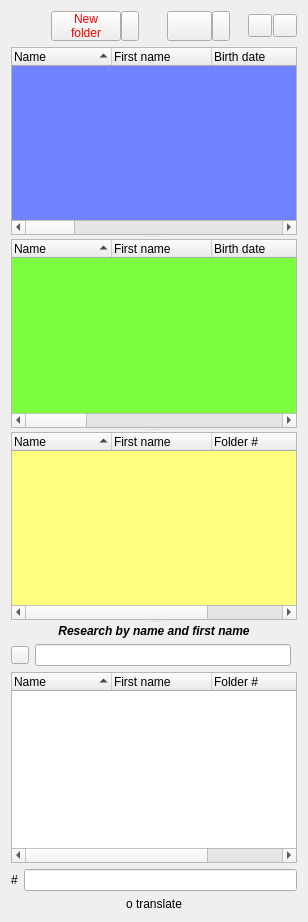
          <widget class="QWidget" name="layoutWidget_1">
           <layout class="QGridLayout" name="layoutNumDoss">
            <item row="1" column="0">
             <layout class="QGridLayout" name="_2">
              <item row="1" column="0">
               <widget class="QSplitter" name="splitter_listPatient">
                <property name="orientation">
                 <enum>Qt::Vertical</enum>
                </property>
                <widget class="QSplitter" name="splitter_">
                 <property name="orientation">
                  <enum>Qt::Vertical</enum>
                 </property>
                 <widget class="QTreeWidget" name="listView_Sigems">
                  <property name="palette">
                   <palette>
                    <active>
                     <colorrole role="Base">
                      <brush brushstyle="SolidPattern">
                       <color alpha="255">
                        <red>111</red>
                        <green>130</green>
                        <blue>255</blue>
                       </color>
                      </brush>
                     </colorrole>
                    </active>
                    <inactive>
                     <colorrole role="Base">
                      <brush brushstyle="SolidPattern">
                       <color alpha="255">
                        <red>111</red>
                        <green>130</green>
                        <blue>255</blue>
                       </color>
                      </brush>
                     </colorrole>
                    </inactive>
                    <disabled>
                     <colorrole role="Base">
                      <brush brushstyle="SolidPattern">
                       <color alpha="255">
                        <red>255</red>
                        <green>255</green>
                        <blue>255</blue>
                       </color>
                      </brush>
                     </colorrole>
                    </disabled>
                   </palette>
                  </property>
                  <property name="rootIsDecorated">
                   <bool>false</bool>
                  </property>
                  <property name="sortingEnabled">
                   <bool>true</bool>
                  </property>
                  <column>
                   <property name="text">
                    <string>Name</string>
                   </property>
                   <property name="font">
                    <font>
                     <pointsize>9</pointsize>
                    </font>
                   </property>
                  </column>
                  <column>
                   <property name="text">
                    <string>First name</string>
                   </property>
                   <property name="font">
                    <font>
                     <pointsize>9</pointsize>
                    </font>
                   </property>
                  </column>
                  <column>
                   <property name="text">
                    <string>Birth date</string>
                   </property>
                   <property name="font">
                    <font>
                     <pointsize>9</pointsize>
                    </font>
                   </property>
                  </column>
                  <column>
                   <property name="text">
                    <string>Num SS</string>
                   </property>
                   <property name="font">
                    <font>
                     <pointsize>9</pointsize>
                    </font>
                   </property>
                  </column>
                  <column>
                   <property name="text">
                    <string>Gem rank</string>
                   </property>
                   <property name="font">
                    <font>
                     <pointsize>9</pointsize>
                    </font>
                   </property>
                  </column>
                  <column>
                   <property name="text">
                    <string>Qu ayant droit</string>
                   </property>
                   <property name="font">
                    <font>
                     <pointsize>9</pointsize>
                    </font>
                   </property>
                  </column>
                  <column>
                   <property name="text">
                    <string>Folder #</string>
                   </property>
                   <property name="font">
                    <font>
                     <pointsize>9</pointsize>
                    </font>
                   </property>
                  </column>
                  <column>
                   <property name="text">
                    <string>GUID</string>
                   </property>
                   <property name="font">
                    <font>
                     <pointsize>9</pointsize>
                    </font>
                   </property>
                  </column>
                  <column>
                   <property name="text">
                    <string>Occurrence</string>
                   </property>
                   <property name="font">
                    <font>
                     <pointsize>9</pointsize>
                    </font>
                   </property>
                  </column>
                  <column>
                   <property name="text">
                    <string>DroitsDeb</string>
                   </property>
                  </column>
                  <column>
                   <property name="text">
                    <string>DroitsFin</string>
                   </property>
                  </column>
                  <column>
                   <property name="text">
                    <string>CAS</string>
                   </property>
                  </column>
                  <column>
                   <property name="text">
                    <string>PK Entree Sigems</string>
                   </property>
                  </column>
                  <column>
                   <property name="text">
                    <string>Date PEC</string>
                   </property>
                  </column>
                  <column>
                   <property name="text">
                    <string>Num_Pat Sigems</string>
                   </property>
                  </column>
                 </widget>
                 <widget class="QTreeWidget" name="listView_Vitale">
                  <property name="palette">
                   <palette>
                    <active>
                     <colorrole role="Base">
                      <brush brushstyle="SolidPattern">
                       <color alpha="255">
                        <red>123</red>
                        <green>255</green>
                        <blue>62</blue>
                       </color>
                      </brush>
                     </colorrole>
                    </active>
                    <inactive>
                     <colorrole role="Base">
                      <brush brushstyle="SolidPattern">
                       <color alpha="255">
                        <red>123</red>
                        <green>255</green>
                        <blue>62</blue>
                       </color>
                      </brush>
                     </colorrole>
                    </inactive>
                    <disabled>
                     <colorrole role="Base">
                      <brush brushstyle="SolidPattern">
                       <color alpha="255">
                        <red>255</red>
                        <green>255</green>
                        <blue>255</blue>
                       </color>
                      </brush>
                     </colorrole>
                    </disabled>
                   </palette>
                  </property>
                  <property name="rootIsDecorated">
                   <bool>false</bool>
                  </property>
                  <property name="sortingEnabled">
                   <bool>true</bool>
                  </property>
                  <column>
                   <property name="text">
                    <string>Name</string>
                   </property>
                   <property name="font">
                    <font>
                     <pointsize>9</pointsize>
                    </font>
                   </property>
                  </column>
                  <column>
                   <property name="text">
                    <string>First name</string>
                   </property>
                   <property name="font">
                    <font>
                     <pointsize>9</pointsize>
                    </font>
                   </property>
                  </column>
                  <column>
                   <property name="text">
                    <string>Birth date</string>
                   </property>
                   <property name="font">
                    <font>
                     <pointsize>9</pointsize>
                    </font>
                   </property>
                  </column>
                  <column>
                   <property name="text">
                    <string>Num SS</string>
                   </property>
                   <property name="font">
                    <font>
                     <pointsize>9</pointsize>
                    </font>
                   </property>
                  </column>
                  <column>
                   <property name="text">
                    <string>Gem rank</string>
                   </property>
                   <property name="font">
                    <font>
                     <pointsize>9</pointsize>
                    </font>
                   </property>
                  </column>
                  <column>
                   <property name="text">
                    <string>Qu ayant droit</string>
                   </property>
                   <property name="font">
                    <font>
                     <pointsize>9</pointsize>
                    </font>
                   </property>
                  </column>
                  <column>
                   <property name="text">
                    <string>Folder #</string>
                   </property>
                   <property name="font">
                    <font>
                     <pointsize>9</pointsize>
                    </font>
                   </property>
                  </column>
                  <column>
                   <property name="text">
                    <string>GUID</string>
                   </property>
                   <property name="font">
                    <font>
                     <pointsize>9</pointsize>
                    </font>
                   </property>
                  </column>
                  <column>
                   <property name="text">
                    <string>Occurrence</string>
                   </property>
                   <property name="font">
                    <font>
                     <pointsize>9</pointsize>
                    </font>
                   </property>
                  </column>
                  <column>
                   <property name="text">
                    <string>DroitsDeb</string>
                   </property>
                  </column>
                  <column>
                   <property name="text">
                    <string>DroitsFin</string>
                   </property>
                  </column>
                  <column>
                   <property name="text">
                    <string>CAS</string>
                   </property>
                  </column>
                 </widget>
                 <widget class="QTreeWidget" name="listView_Doublons">
                  <property name="palette">
                   <palette>
                    <active>
                     <colorrole role="Base">
                      <brush brushstyle="SolidPattern">
                       <color alpha="255">
                        <red>255</red>
                        <green>255</green>
                        <blue>127</blue>
                       </color>
                      </brush>
                     </colorrole>
                    </active>
                    <inactive>
                     <colorrole role="Base">
                      <brush brushstyle="SolidPattern">
                       <color alpha="255">
                        <red>255</red>
                        <green>255</green>
                        <blue>127</blue>
                       </color>
                      </brush>
                     </colorrole>
                    </inactive>
                    <disabled>
                     <colorrole role="Base">
                      <brush brushstyle="SolidPattern">
                       <color alpha="255">
                        <red>255</red>
                        <green>255</green>
                        <blue>255</blue>
                       </color>
                      </brush>
                     </colorrole>
                    </disabled>
                   </palette>
                  </property>
                  <property name="toolTip">
                   <string>Duplicates resolution list</string>
                  </property>
                  <property name="rootIsDecorated">
                   <bool>false</bool>
                  </property>
                  <property name="sortingEnabled">
                   <bool>true</bool>
                  </property>
                  <column>
                   <property name="text">
                    <string>Name</string>
                   </property>
                   <property name="font">
                    <font>
                     <pointsize>9</pointsize>
                    </font>
                   </property>
                  </column>
                  <column>
                   <property name="text">
                    <string>First name</string>
                   </property>
                   <property name="font">
                    <font>
                     <pointsize>9</pointsize>
                    </font>
                   </property>
                  </column>
                  <column>
                   <property name="text">
                    <string>Folder #</string>
                   </property>
                   <property name="font">
                    <font>
                     <pointsize>9</pointsize>
                    </font>
                   </property>
                  </column>
                  <column>
                   <property name="text">
                    <string>GUID</string>
                   </property>
                   <property name="font">
                    <font>
                     <pointsize>9</pointsize>
                    </font>
                   </property>
                  </column>
                 </widget>
                </widget>
                <widget class="QWidget" name="layoutWidget">
                 <layout class="QGridLayout" name="_3">
                  <item row="0" column="0">
                   <layout class="QGridLayout" name="_4">
                    <item row="0" column="0" colspan="3">
                     <widget class="QLabel" name="label_rechercherliste">
                      <property name="font">
                       <font>
                        <pointsize>9</pointsize>
                        <weight>75</weight>
                        <italic>true</italic>
                        <bold>true</bold>
                       </font>
                      </property>
                      <property name="text">
                       <string>Research by name and first name</string>
                      </property>
                      <property name="alignment">
                       <set>Qt::AlignCenter</set>
                      </property>
                     </widget>
                    </item>
                    <item row="2" column="0">
                     <widget class="QPushButton" name="pushButton_ReinitListe">
                      <property name="maximumSize">
                       <size>
                        <width>18</width>
                        <height>18</height>
                       </size>
                      </property>
                      <property name="toolTip">
                       <string>Reset patients list</string>
                      </property>
                      <property name="text">
                       <string/>
                      </property>
                     </widget>
                    </item>
                    <item row="2" column="1">
                     <widget class="C_QLineEdit" name="lineEditAutoLocator">
                      <property name="toolTip">
                       <string>&lt;!DOCTYPE HTML PUBLIC &quot;-//W3C//DTD HTML 4.0//EN&quot; &quot;http://www.w3.org/TR/REC-html40/strict.dtd&quot;&gt;
&lt;html&gt;&lt;head&gt;&lt;meta name=&quot;qrichtext&quot; content=&quot;1&quot; /&gt;&lt;style type=&quot;text/css&quot;&gt;
p, li { white-space: pre-wrap; }
&lt;/style&gt;&lt;/head&gt;&lt;body style=&quot; font-family:'Sans Serif'; font-size:9pt; font-weight:400; font-style:normal;&quot;&gt;
&lt;p style=&quot; margin-top:0px; margin-bottom:0px; margin-left:0px; margin-right:0px; -qt-block-indent:0; text-indent:0px;&quot;&gt;To elect a patient,&lt;/p&gt;
&lt;p style=&quot; margin-top:0px; margin-bottom:0px; margin-left:0px; margin-right:0px; -qt-block-indent:0; text-indent:0px;&quot;&gt;give the &lt;span style=&quot; font-weight:600;&quot;&gt;name&lt;/span&gt; separed from &lt;span style=&quot; font-weight:600;&quot;&gt;first name&lt;/span&gt; by a semicolon.&lt;/p&gt;
&lt;p style=&quot; margin-top:0px; margin-bottom:0px; margin-left:0px; margin-right:0px; -qt-block-indent:0; text-indent:0px;&quot;&gt;% Symbol specifies: search anything that follows, anywhere.&lt;/p&gt;&lt;/body&gt;&lt;/html&gt;</string>
                      </property>
                      <property name="whatsThis">
                       <string>to define for best control</string>
                      </property>
                     </widget>
                    </item>
                   </layout>
                  </item>
                  <item row="1" column="0">
                   <widget class="C_DragQTreeWidget" name="listView_Patient">
                    <property name="font">
                     <font>
                      <pointsize>9</pointsize>
                     </font>
                    </property>
                    <property name="toolTip">
                     <string>Patients list.
Double click on a patient to launch his folder.
Right-click upon a patient, to get a menu with various options. </string>
                    </property>
                    <property name="rootIsDecorated">
                     <bool>false</bool>
                    </property>
                    <property name="itemsExpandable">
                     <bool>true</bool>
                    </property>
                    <property name="sortingEnabled">
                     <bool>true</bool>
                    </property>
                    <property name="expandsOnDoubleClick">
                     <bool>false</bool>
                    </property>
                    <column>
                     <property name="text">
                      <string>Name</string>
                     </property>
                    </column>
                    <column>
                     <property name="text">
                      <string>First name</string>
                     </property>
                    </column>
                    <column>
                     <property name="text">
                      <string>Folder #</string>
                     </property>
                    </column>
                    <column>
                     <property name="text">
                      <string>GUID</string>
                     </property>
                    </column>
                   </widget>
                  </item>
                 </layout>
                </widget>
               </widget>
              </item>
              <item row="3" column="0">
               <layout class="QGridLayout" name="_5">
                <item row="0" column="0">
                 <widget class="QLabel" name="textLabel_NumGuid">
                  <property name="font">
                   <font>
                    <pointsize>9</pointsize>
                   </font>
                  </property>
                  <property name="text">
                   <string>#</string>
                  </property>
                 </widget>
                </item>
                <item row="0" column="1">
                 <widget class="C_QLineEdit" name="textLabel_NumDoss">
                  <property name="font">
                   <font>
                    <pointsize>9</pointsize>
                   </font>
                  </property>
                  <property name="focusPolicy">
                   <enum>Qt::NoFocus</enum>
                  </property>
                  <property name="acceptDrops">
                   <bool>false</bool>
                  </property>
                  <property name="readOnly">
                   <bool>true</bool>
                  </property>
                 </widget>
                </item>
                <item row="1" column="0" colspan="2">
                 <widget class="QLabel" name="textLabel_StateList">
                  <property name="font">
                   <font>
                    <pointsize>9</pointsize>
                   </font>
                  </property>
                  <property name="text">
                   <string>o translate</string>
                  </property>
                  <property name="alignment">
                   <set>Qt::AlignCenter</set>
                  </property>
                 </widget>
                </item>
               </layout>
              </item>
             </layout>
            </item>
            <item row="0" column="0">
             <layout class="QHBoxLayout" name="horizontalLayout_4">
              <property name="spacing">
               <number>0</number>
              </property>
              <item>
               <spacer name="horizontalSpacer">
                <property name="orientation">
                 <enum>Qt::Horizontal</enum>
                </property>
                <property name="sizeHint" stdset="0">
                 <size>
                  <width>40</width>
                  <height>20</height>
                 </size>
                </property>
               </spacer>
              </item>
              <item>
               <layout class="QHBoxLayout" name="horizontalLayout_2">
                <property name="spacing">
                 <number>0</number>
                </property>
                <item>
                 <widget class="QToolButton" name="pushButtonNew">
                  <property name="sizePolicy">
                   <sizepolicy hsizetype="Ignored" vsizetype="Fixed">
                    <horstretch>0</horstretch>
                    <verstretch>0</verstretch>
                   </sizepolicy>
                  </property>
                  <property name="minimumSize">
                   <size>
                    <width>70</width>
                    <height>30</height>
                   </size>
                  </property>
                  <property name="maximumSize">
                   <size>
                    <width>70</width>
                    <height>30</height>
                   </size>
                  </property>
                  <property name="palette">
                   <palette>
                    <active>
                     <colorrole role="ButtonText">
                      <brush brushstyle="SolidPattern">
                       <color alpha="255">
                        <red>255</red>
                        <green>0</green>
                        <blue>0</blue>
                       </color>
                      </brush>
                     </colorrole>
                    </active>
                    <inactive>
                     <colorrole role="ButtonText">
                      <brush brushstyle="SolidPattern">
                       <color alpha="255">
                        <red>255</red>
                        <green>0</green>
                        <blue>0</blue>
                       </color>
                      </brush>
                     </colorrole>
                    </inactive>
                    <disabled>
                     <colorrole role="ButtonText">
                      <brush brushstyle="SolidPattern">
                       <color alpha="255">
                        <red>106</red>
                        <green>104</green>
                        <blue>100</blue>
                       </color>
                      </brush>
                     </colorrole>
                    </disabled>
                   </palette>
                  </property>
                  <property name="toolTip">
                   <string>&lt;font color=&quot;#000000&quot;&gt; This button allows to create new folders&lt;/font&gt;</string>
                  </property>
                  <property name="text">
                   <string>New 
folder</string>
                  </property>
                 </widget>
                </item>
                <item>
                 <widget class="QToolButton" name="pushButtonMenuNew">
                  <property name="minimumSize">
                   <size>
                    <width>18</width>
                    <height>30</height>
                   </size>
                  </property>
                  <property name="maximumSize">
                   <size>
                    <width>18</width>
                    <height>30</height>
                   </size>
                  </property>
                  <property name="text">
                   <string/>
                  </property>
                 </widget>
                </item>
               </layout>
              </item>
              <item>
               <spacer name="horizontalSpacer_2">
                <property name="orientation">
                 <enum>Qt::Horizontal</enum>
                </property>
                <property name="sizeHint" stdset="0">
                 <size>
                  <width>28</width>
                  <height>20</height>
                 </size>
                </property>
               </spacer>
              </item>
              <item>
               <layout class="QHBoxLayout" name="horizontalLayout">
                <property name="spacing">
                 <number>0</number>
                </property>
                <item>
                 <widget class="QToolButton" name="pushButtonVitale">
                  <property name="minimumSize">
                   <size>
                    <width>45</width>
                    <height>30</height>
                   </size>
                  </property>
                  <property name="maximumSize">
                   <size>
                    <width>45</width>
                    <height>30</height>
                   </size>
                  </property>
                  <property name="toolTip">
                   <string>Select a folder with the carte Vitale</string>
                  </property>
                  <property name="text">
                   <string/>
                  </property>
                 </widget>
                </item>
                <item>
                 <widget class="QToolButton" name="pushButtonVitaleMenu">
                  <property name="minimumSize">
                   <size>
                    <width>18</width>
                    <height>30</height>
                   </size>
                  </property>
                  <property name="maximumSize">
                   <size>
                    <width>18</width>
                    <height>30</height>
                   </size>
                  </property>
                  <property name="text">
                   <string/>
                  </property>
                 </widget>
                </item>
               </layout>
              </item>
              <item>
               <spacer name="horizontalSpacer_3">
                <property name="orientation">
                 <enum>Qt::Horizontal</enum>
                </property>
                <property name="sizeHint" stdset="0">
                 <size>
                  <width>18</width>
                  <height>20</height>
                 </size>
                </property>
               </spacer>
              </item>
              <item>
               <layout class="QHBoxLayout" name="horizontalLayout_3">
                <property name="spacing">
                 <number>1</number>
                </property>
                <item>
                 <widget class="QToolButton" name="pushButtonInfo">
                  <property name="toolTip">
                   <string>How to select a patient in the list</string>
                  </property>
                  <property name="text">
                   <string/>
                  </property>
                 </widget>
                </item>
                <item>
                 <widget class="QToolButton" name="pushButtonDetruire">
                  <property name="toolTip">
                   <string>Delete a folder</string>
                  </property>
                  <property name="text">
                   <string/>
                  </property>
                 </widget>
                </item>
               </layout>
              </item>
             </layout>
            </item>
           </layout>
          </widget>
